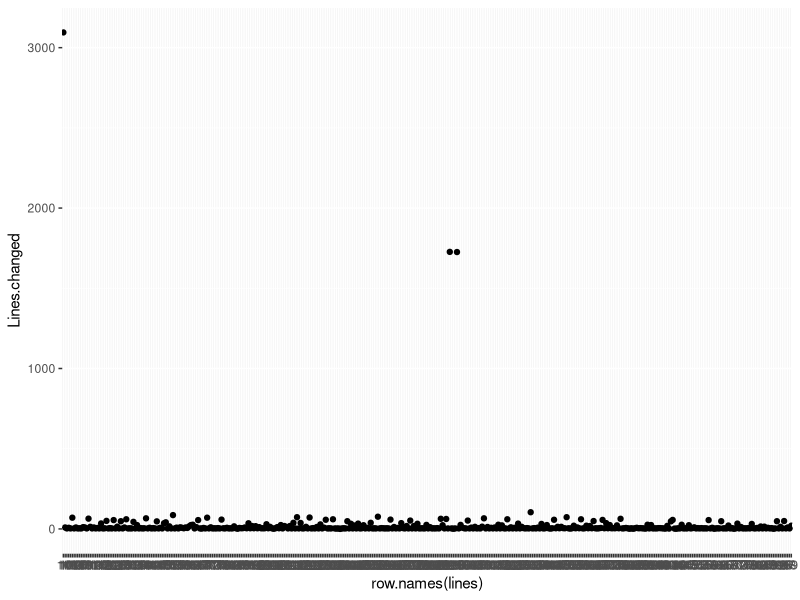
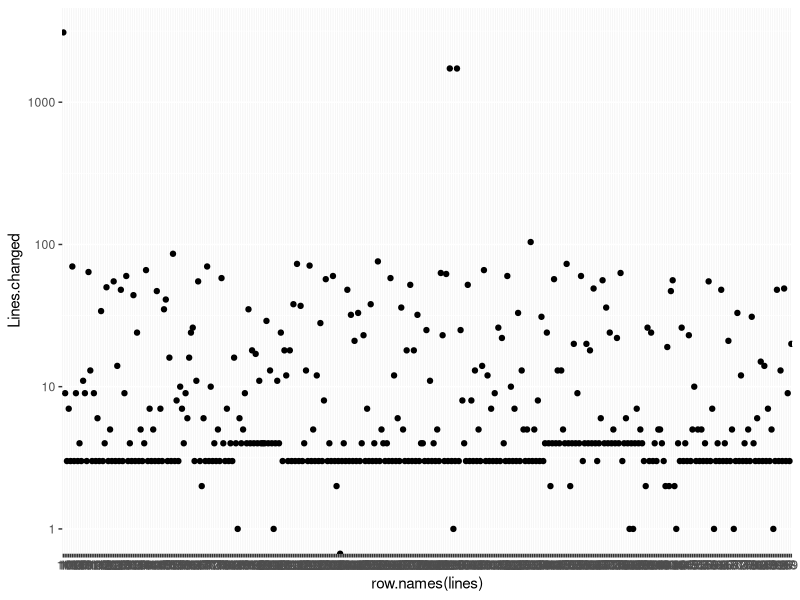
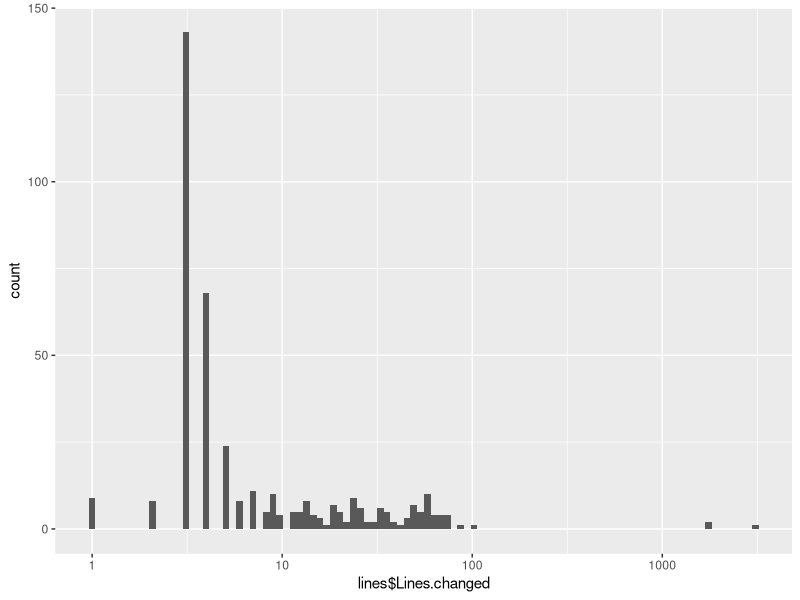
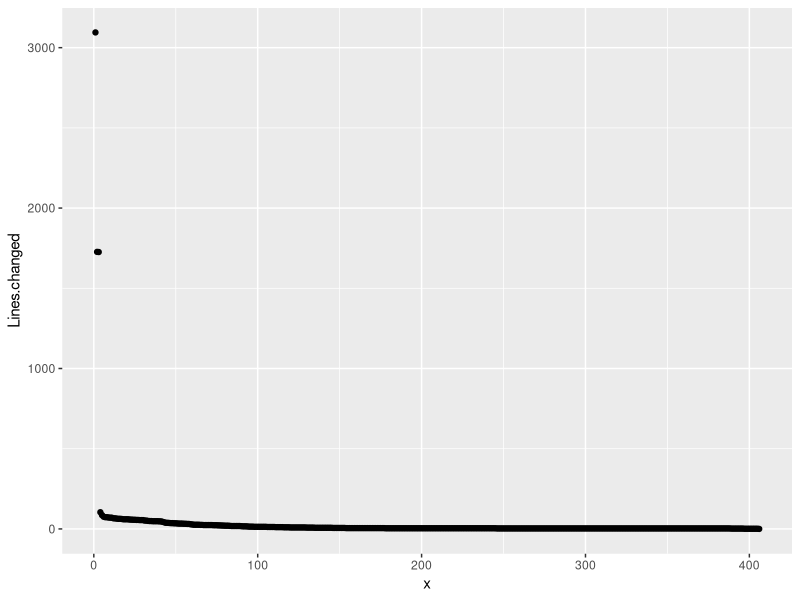
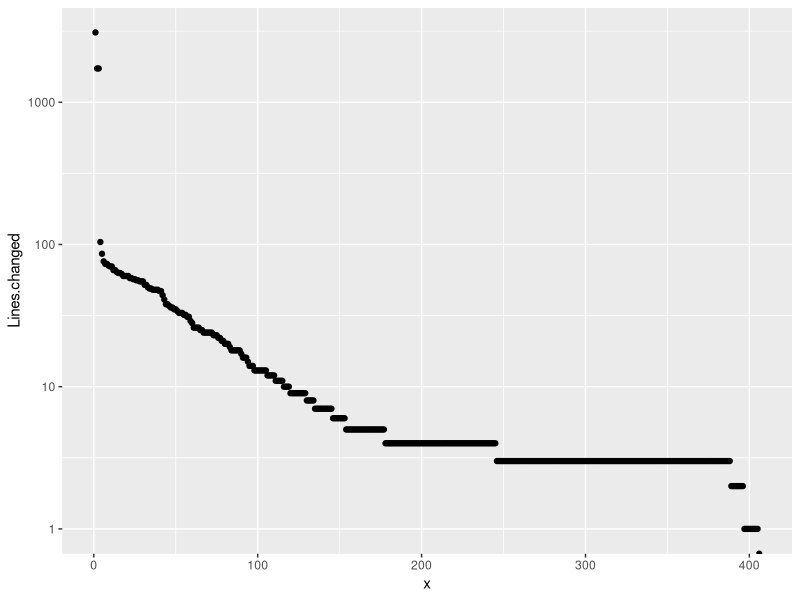

Write the R code that produced these figures, in order.
library(ggplot2)
lines <- read.csv("../data/lines_hoborg_text_text_md.csv")
summary(lines)
ggplot()+geom_point(data=lines,aes(x=row.names(lines),y=Lines.changed))
ggplot()+geom_point(data=lines,aes(x=row.names(lines),y=Lines.changed))+scale_y_log10()
ggplot(data=lines, aes(lines$Lines.changed)) + geom_histogram(bins=100)+scale_x_log10()
sorted.lines <- data.frame(x=1:length(lines$Lines.changed),Lines.changed=as.numeric(lines[order(-lines$Lines.changed),]))
ggplot()+geom_point(data=sorted.lines,aes(x=x,y=Lines.changed))
ggplot()+geom_point(data=sorted.lines,aes(x=x,y=Lines.changed))+scale_y_log10()
